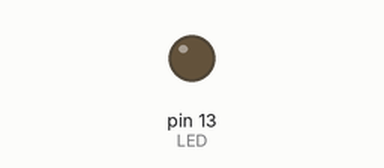
Simulated run of this sketch. Board: Arduino Uno, built with avr-gcc and run on an emulated ATmega328P. Shown: output pins drawn as LEDs (lit = HIGH).

Above: at 0.65 s.
At 11.35 s:
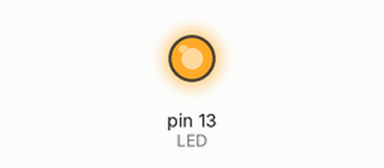
Timing chart, 0 to 12.0 s (numbered marks = the images above):
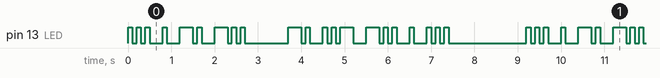

The sketch:

morse.ino
```cpp
#define LED        LED_BUILTIN
#define MORSE_UNIT 100

/* TODO: storage can be more efficient */


static int const SEP     =   MORSE_UNIT;
static int const DIT     =   MORSE_UNIT;
static int const DAH     = 3*MORSE_UNIT;
static int const END_LTR = 3*MORSE_UNIT;
static int const END_WRD = 7*MORSE_UNIT;

static int code(char const c)
{
  switch (c) {
    // dit = 10, dah = 11, ew = 01
    case ' ': return 0x1;

    case '0': return 0x3ff;
    case '1': return 0x3fe;
    case '2': return 0x3fa;
    case '3': return 0x3ea;
    case '4': return 0x3aa;
    case '5': return 0x2aa;
    case '6': return 0x2ab;
    case '7': return 0x2af;
    case '8': return 0x2bf;
    case '9': return 0x2ff;

    case 'A': case 'a': return 0xe;
    case 'B': case 'b': return 0xab;
    case 'C': case 'c': return 0xbb;
    case 'D': case 'd': return 0x2b;
    case 'E': case 'e': return 0x2;
    case 'F': case 'f': return 0xba;
    case 'G': case 'g': return 0x2f;
    case 'H': case 'h': return 0xaa;
    case 'I': case 'i': return 0xa;
    case 'J': case 'j': return 0xfe;
    case 'K': case 'k': return 0x3b;
    case 'L': case 'l': return 0xae;
    case 'M': case 'm': return 0xf;
    case 'N': case 'n': return 0xb;
    case 'O': case 'o': return 0x3f;
    case 'P': case 'p': return 0xbe;
    case 'Q': case 'q': return 0xef;
    case 'R': case 'r': return 0x2e;
    case 'S': case 's': return 0x2a;
    case 'T': case 't': return 0x3;
    case 'U': case 'u': return 0x3a;
    case 'V': case 'v': return 0xea;
    case 'W': case 'w': return 0x3e;
    case 'X': case 'x': return 0xeb;
    case 'Y': case 'y': return 0xfb;
    case 'Z': case 'z': return 0xef;

    default: return 0x0;
  }
}


/* Impl: */

void setup() {
  pinMode(LED_BUILTIN, OUTPUT);
}

void loop() {
  to_morse("Send Nudes");
  delay(15*MORSE_UNIT);
}


/* Funcs: */

void to_morse(char const * message)
{
  while (*message) do_morse(code(*(message++)));
}

void do_morse(int letter)
{
  if (!letter) return; // for the default case in lookup table

  while (letter) {
    switch (letter & 3) {
      case 1:
        do_endword();
        goto endroutine;
      case 2:
        do_bit(DIT);
        break;
      case 3:
        do_bit(DAH);
        break;
    }
    letter >>= 2;
  }
  delay(END_LTR - SEP); // because last letter delays SEP

endroutine:
  return;
}

void do_endword(void)
{
  digitalWrite(LED, LOW);
  delay(END_WRD);
}

void do_bit(int const t)
{
  digitalWrite(LED, HIGH);
  delay(t);
  digitalWrite(LED, LOW);
  delay(SEP);
}
```

Measured:
- by itself, pin 13 (LED): moves between LOW and HIGH, repeating every 9.2 s
- by itself, everything shown: repeats every 9.2 s, in 42 steps
